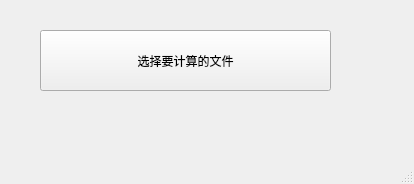
<?xml version="1.0" encoding="UTF-8"?>
<ui version="4.0">
 <class>MainWindow</class>
 <widget class="QMainWindow" name="MainWindow">
  <property name="geometry">
   <rect>
    <x>0</x>
    <y>0</y>
    <width>414</width>
    <height>184</height>
   </rect>
  </property>
  <property name="windowTitle">
   <string>Word Counter</string>
  </property>
  <widget class="QWidget" name="centralwidget">
   <widget class="QPushButton" name="pushButton">
    <property name="geometry">
     <rect>
      <x>40</x>
      <y>30</y>
      <width>291</width>
      <height>61</height>
     </rect>
    </property>
    <property name="text">
     <string>选择要计算的文件</string>
    </property>
   </widget>
  </widget>
  <widget class="QMenuBar" name="menubar">
   <property name="geometry">
    <rect>
     <x>0</x>
     <y>0</y>
     <width>414</width>
     <height>26</height>
    </rect>
   </property>
  </widget>
  <widget class="QStatusBar" name="statusbar"/>
 </widget>
 <resources/>
 <connections/>
</ui>
